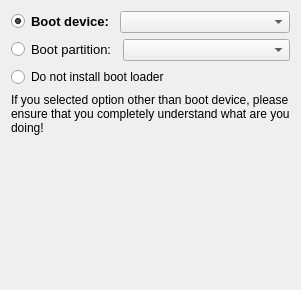
          <widget class="QWidget" name="tab_3">
           <attribute name="title">
            <string>Basic settings</string>
           </attribute>
           <layout class="QVBoxLayout" name="verticalLayout">
            <item>
             <layout class="QHBoxLayout" name="horizontalLayout">
              <item>
               <widget class="QRadioButton" name="bootDeviceRadioButton">
                <property name="font">
                 <font>
                  <pointsize>10</pointsize>
                  <weight>75</weight>
                  <bold>true</bold>
                 </font>
                </property>
                <property name="text">
                 <string>Boot device:</string>
                </property>
                <property name="checked">
                 <bool>true</bool>
                </property>
               </widget>
              </item>
              <item>
               <widget class="QComboBox" name="bootLoaderComboBox">
                <property name="sizePolicy">
                 <sizepolicy hsizetype="Expanding" vsizetype="Fixed">
                  <horstretch>0</horstretch>
                  <verstretch>0</verstretch>
                 </sizepolicy>
                </property>
               </widget>
              </item>
             </layout>
            </item>
            <item>
             <layout class="QHBoxLayout" name="horizontalLayout_5">
              <item>
               <widget class="QRadioButton" name="bootPartitionRadioButton">
                <property name="font">
                 <font>
                  <pointsize>10</pointsize>
                  <weight>50</weight>
                  <bold>false</bold>
                 </font>
                </property>
                <property name="text">
                 <string>Boot partition:</string>
                </property>
                <property name="checked">
                 <bool>false</bool>
                </property>
               </widget>
              </item>
              <item>
               <widget class="QComboBox" name="bootPartitionComboBox">
                <property name="sizePolicy">
                 <sizepolicy hsizetype="Expanding" vsizetype="Fixed">
                  <horstretch>0</horstretch>
                  <verstretch>0</verstretch>
                 </sizepolicy>
                </property>
               </widget>
              </item>
             </layout>
            </item>
            <item>
             <widget class="QRadioButton" name="noBootLoaderRadioButton">
              <property name="text">
               <string>Do not install boot loader</string>
              </property>
             </widget>
            </item>
            <item>
             <widget class="QLabel" name="bootLoaderCommentsLabel">
              <property name="text">
               <string>If you selected option other than boot device, please ensure that you completely understand what are you doing!</string>
              </property>
              <property name="wordWrap">
               <bool>true</bool>
              </property>
             </widget>
            </item>
            <item>
             <spacer name="verticalSpacer_3">
              <property name="orientation">
               <enum>Qt::Vertical</enum>
              </property>
              <property name="sizeHint" stdset="0">
               <size>
                <width>20</width>
                <height>144</height>
               </size>
              </property>
             </spacer>
            </item>
           </layout>
          </widget>
